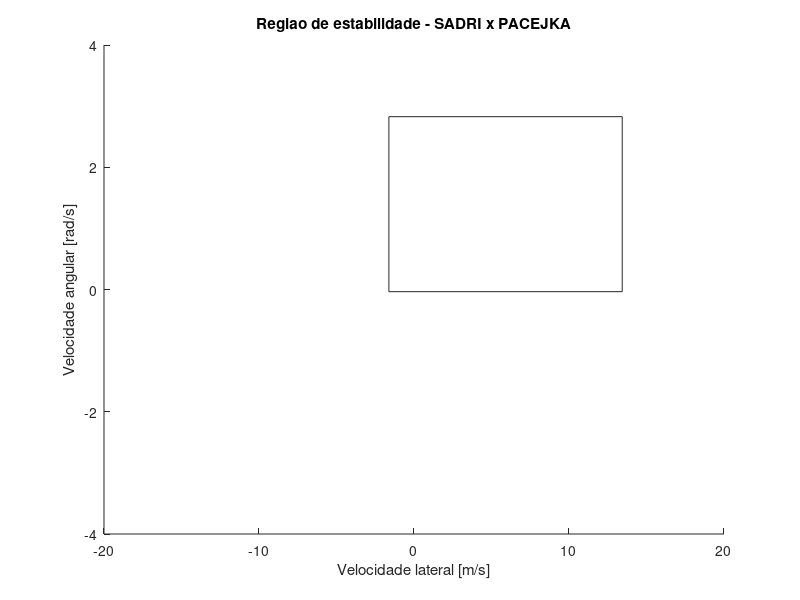

Recreate this plot in MATLAB. (Note: this script raises an error after producing the figure.)
clear,clc
%% Descrição
% Este script tem como objetivo gerar novamente os gráficos da região de
% estabilidade

%% Definindo a figura e configurando

figure(1) % Inicializando a figura
hold on % objetos inseridos são adicionados

%% Primeira região

load('regiaoresultadoslp_2015_09_09') % carregando as variáveis

contour(Xlp,Ylp,Zlp,0.5,'g') % Contorno da primeira região

%% Segunda região

% carregando as variáveis do outro
load('regiaoresultadosls_2015_09_08') 

contour(Xls,Yls,Zls,0.5,'r') % Contorno da primeira região


%% Acrescentando os detalhes do gráfico

title('Regiao de estabilidade - SADRI x PACEJKA')
xlabel('Velocidade lateral [m/s]')
ylabel('Velocidade angular [rad/s]')
l=legend('Sadri','Pacejka','Location','NorthWest')

